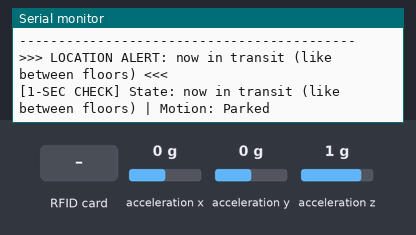
This sketch was run on a simulated ESP32. On the bench: the last lines printed to the serial monitor. Wiring (inferred from the names in the program): MPU-6050 motion sensor at I2C address 0x68. The inputs (shaded band) are chosen by the test bench; at power-on: acceleration x 0 g, acceleration y 0 g, acceleration z 1 g. Nothing arrives over Bluetooth unless stated.

Above: at 1.2 s.
1.3 s: acceleration x set to -1.4 g
At 2.9 s:
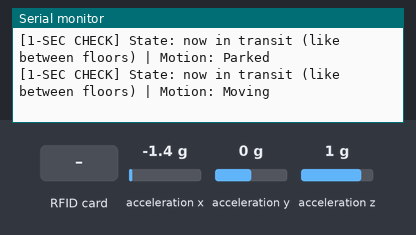
4.5 s: RFID card 90 77 63 20 held to the reader
At 6.0 s:
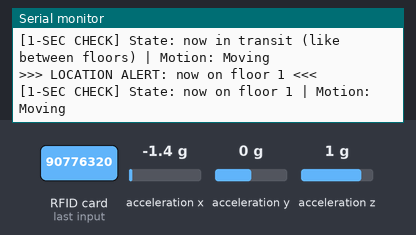
6.6 s: acceleration x set to 0 g
At 8.0 s:
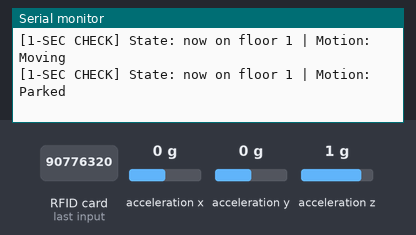
9.6 s: RFID card 90 77 63 20 held to the reader
At 10.7 s:
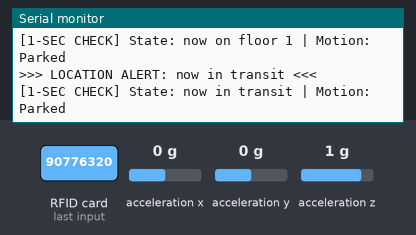
11.7 s: acceleration y set to -1.4 g
At 12.6 s:
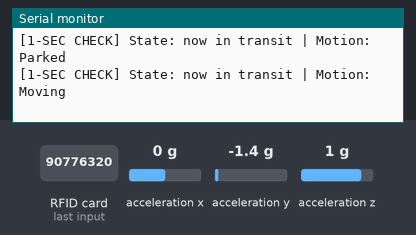

The sketch:

WinterProjectFinalCode.ino
```cpp
#include <SPI.h>
#include <MFRC522.h>
#include <Wire.h>
#include "BluetoothSerial.h"

// --- Bluetooth Setup ---
#if !defined(CONFIG_BT_ENABLED) || !defined(CONFIG_BLUEDROID_ENABLED)
#error Bluetooth is not enabled! Please update your board manager.
#endif

BluetoothSerial SerialBT;

// --- RFID Setup ---
#define SS_PIN 5
#define RST_PIN 4
MFRC522 rfid(SS_PIN, RST_PIN);

// --- Accelerometer Setup ---
const int MPU_ADDR = 0x68;

// --- Floor Markers (Your Tags) ---
byte floor1Tag[4] = {0x90, 0x77, 0x63, 0x20};
byte floor2Tag[4] = {0xE3, 0x94, 0x5B, 0x9F};

// --- State Machine Memory ---
String currentLocation = "now in transit (like between floors)";
String lastPrintedLocation = "";
String currentMotion = "Parked";

// --- Stopwatches ---
unsigned long lastScanTime = 0;
const int scanCooldown = 1500;
unsigned long lastMotionCheck = 0;
const int motionInterval = 1000;
unsigned long parkedStartTime = 0;
bool isSleeping = false;

// --- Helper Function to send data to BOTH USB and Bluetooth ---
void broadcastLog(String message) {
  Serial.println(message);   // Sends to physical USB cable
  SerialBT.println(message); // Sends wirelessly via Bluetooth
}

void setup() {
  Serial.begin(115200);

  // Start Bluetooth and give device a name
  SerialBT.begin("Asset_Tracker_01");

  // WAKE UP MPU6050
  Wire.begin(21, 22);
  Wire.beginTransmission(MPU_ADDR);
  Wire.write(0x6B);
  Wire.write(0);
  Wire.endTransmission(true);

  // START RFID
  SPI.begin();
  rfid.PCD_Init();

  broadcastLog("Tracker Online. Bluetooth Serial Active.");
  broadcastLog("-------------------------------------------");
}

void loop() {
  // loop calling dedicated functions
  checkRFIDGate();
  checkMotion();
  delay(10);
}

// --- MODULAR FUNCTION: Handles all RFID and Location Logic ---
void checkRFIDGate() {
  if (rfid.PICC_IsNewCardPresent() && rfid.PICC_ReadCardSerial()) {
    if (millis() - lastScanTime > scanCooldown) {
      if (checkTag(rfid.uid.uidByte, floor1Tag)) {
        currentLocation = (currentLocation == "now on floor 1") ? "now in transit" : "now on floor 1";
      }
      else if (checkTag(rfid.uid.uidByte, floor2Tag)) {
        currentLocation = (currentLocation == "now on floor 2") ? "now in transit" : "now on floor 2";
      }
      lastScanTime = millis();
    }
    rfid.PICC_HaltA();
  }

  // Print location only if it changed
  if (currentLocation != lastPrintedLocation) {
    broadcastLog("\n>>> LOCATION ALERT: " + currentLocation + " <<<");
    lastPrintedLocation = currentLocation;
  }
}

// --- MODULAR FUNCTION: Handles Accelerometer, Heartbeat, and Sleep ---
void checkMotion() {
  if (millis() - lastMotionCheck > motionInterval) {
    // 1. Grab raw data from hardware registers
    Wire.beginTransmission(MPU_ADDR);
    Wire.write(0x3B);
    Wire.endTransmission(false);
    Wire.requestFrom(MPU_ADDR, 6, true);

    int16_t ax = Wire.read() << 8 | Wire.read();
    int16_t ay = Wire.read() << 8 | Wire.read();
    int16_t az = Wire.read() << 8 | Wire.read();

    // 2. Check independent axis thresholds
    if (abs(ax) > 1800 || abs(ay) > 1800 || az > 18000 || az < 14500) {
      currentMotion = "Moving";
      parkedStartTime = millis();
      if (isSleeping) {
        broadcastLog("\n>>> MOTION DETECTED: Waking up heartbeat! <<<");
        isSleeping = false;
      }
    } else {
      currentMotion = "Parked";
    }

    // 3. Manage power saving sleep mode
    if (currentMotion == "Parked" && !isSleeping) {
      if (millis() - parkedStartTime > 20000) {
        broadcastLog("\n>>> SYSTEM SLEEP: Parked for 20s. Muting heartbeat. <<<");
        isSleeping = true;
      }
    }

    // 4. Output heartbeat if awake
    if (!isSleeping) {
      String dashboardMsg = "[1-SEC CHECK] State: " + currentLocation + " | Motion: " + currentMotion;
      broadcastLog(dashboardMsg);
    }
    lastMotionCheck = millis();
  }
}

// --- HELPER FUNCTION: Compares tag IDs ---
bool checkTag(byte* scannedTag, byte* knownTag) {
  for (int i = 0; i < 4; i++) {
    if (scannedTag[i] != knownTag[i]) { return false; }
  }
  return true;
}
```

Measured:
- after the input at 1.3 s, the serial monitor: prints a new line after 0.75 s (image 1)
- after the input at 4.5 s, the serial monitor: prints a new line at once (image 2)
- after the input at 6.6 s, the serial monitor: prints a new line after 0.58 s (image 3)
- after the input at 9.6 s, the serial monitor: prints a new line at once (image 4)
- after the input at 11.7 s, the serial monitor: prints a new line after 0.59 s (image 5)
